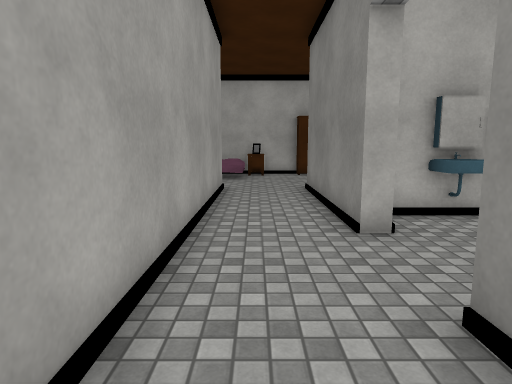
[1] (above)

19 first-person views from a walk through a 3-D level made in the Unity game engine. The camera is 1.5 m above the floor, tilts 8° down and sees 75° across. The floor is counted in squares, 1 m on a side. Each view is taken from the middle of a square. On the plan, view 1 faces up. The plan holds only what a view shows up to about 15 squares ahead; the rest is blank. The place goes on beyond the plan. The player character is not drawn. Some surface patterns are stand-ins.

[2]
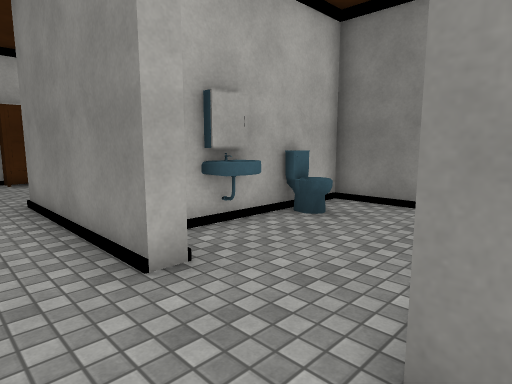

[3]
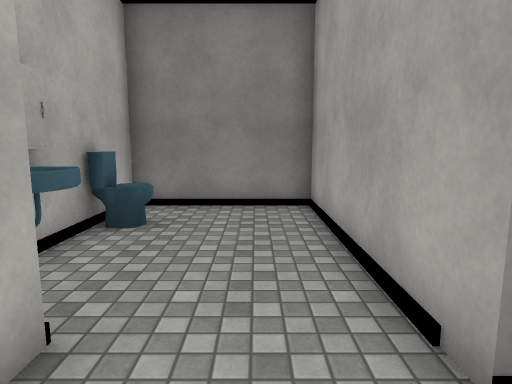

[4]
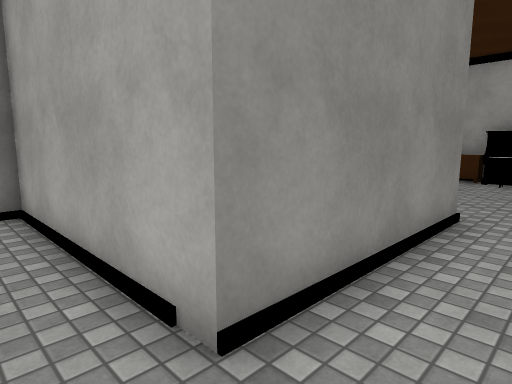

[5]
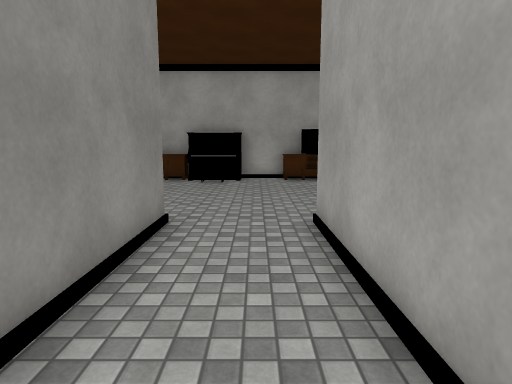

[6]
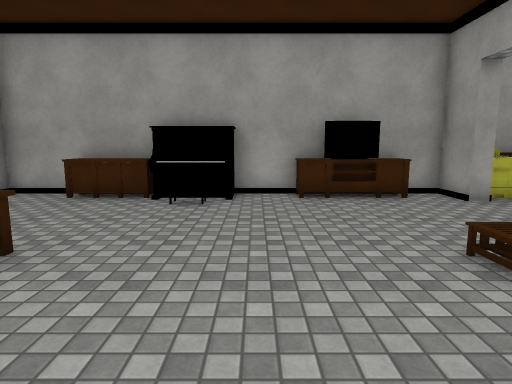

[7]
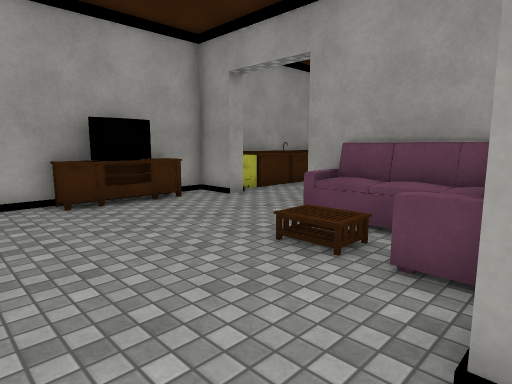

[8]
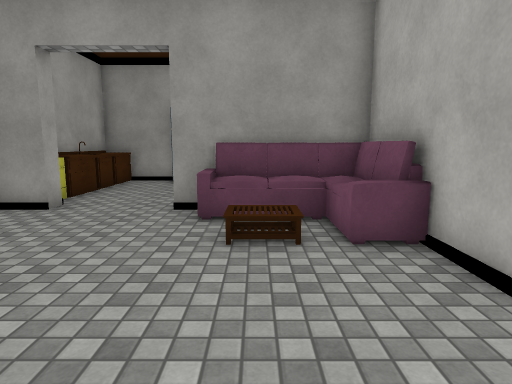

[9]
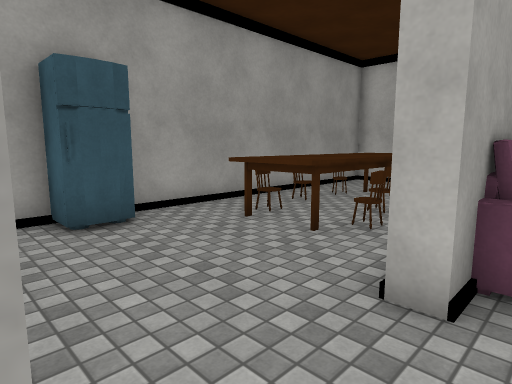

[10]
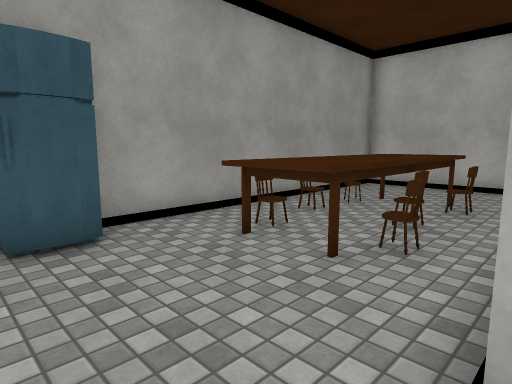

[11]
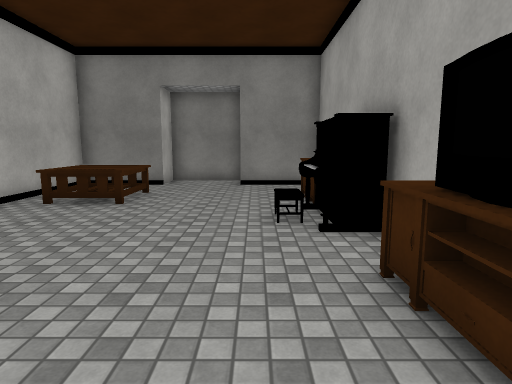

[12]
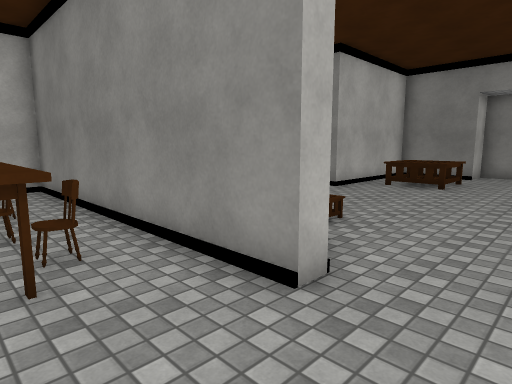

[13]
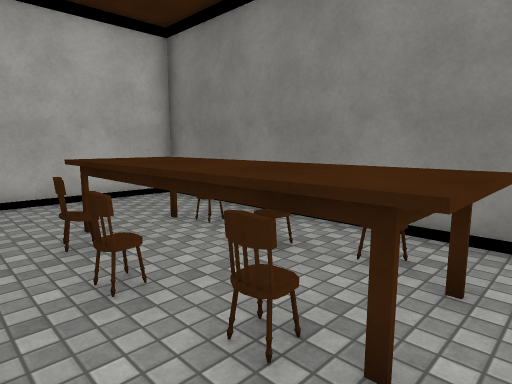

[14]
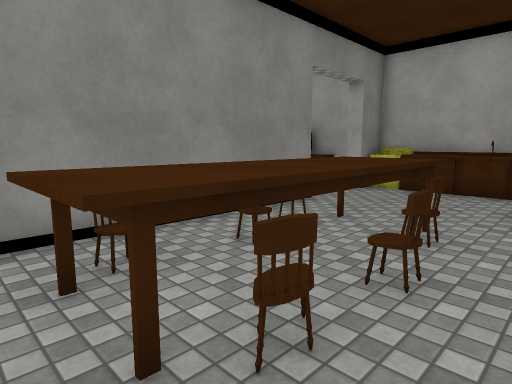

[15]
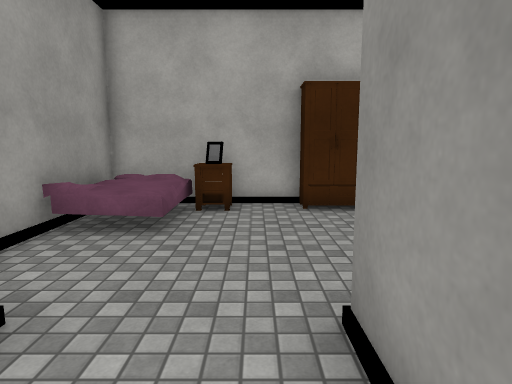

[16]
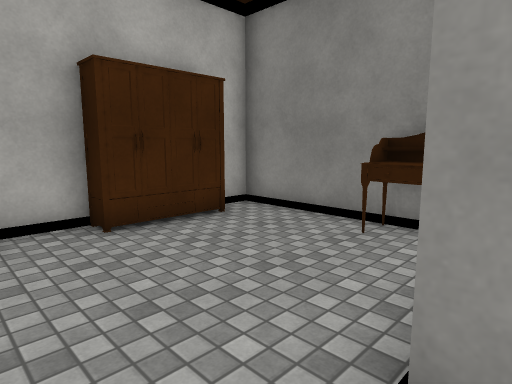

[17]
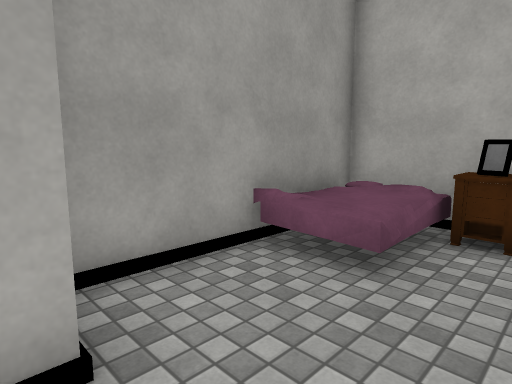

[18]
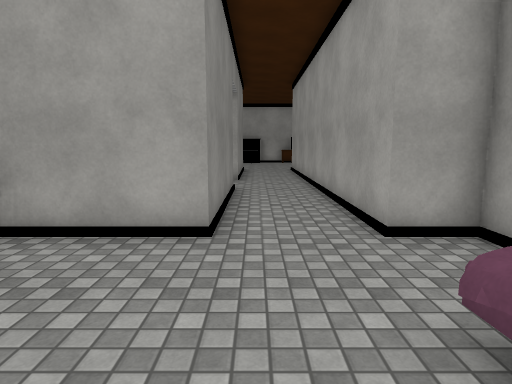

[19]
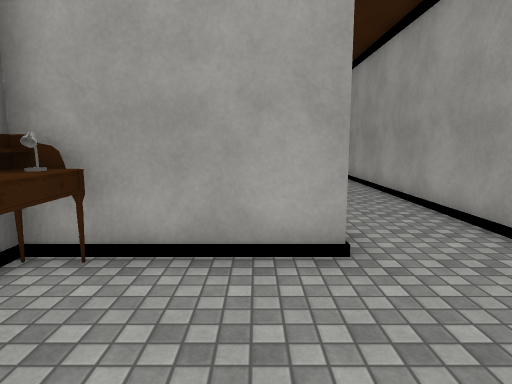

### Floor plan
Key: @ floor where view 1 was taken; # wall or solid block; . floor; / step, stairs or slope; B bed; P piano; T TV; S sofa; O other object.
Columns run from 13 left of view 1 to 9 right of it. Each row starts with its distance up from view 1.
 18           ######   #
 17           #BBO.OOOO#
 16           BBB......#
 15           BBB......#
 14           #........#
 13           #.......OO
 12           #.......O#
 11           ###..#####
 10             #..#
  9             #..#
  8             #..#
  7             #..##O#O###
  6             #..#...O..#
  5             #.........#
  4             #.........#
  3 ########    #.........#
  2 #/.....#    #..########
  1 #/.....#    #..#
  0 #/.....#    #@.#
 -1 #/.OOO.#    #..#
 -2 #/.OOO.#    #..#
 -3 #/.OOO.#SSS##..#######
 -4 #//OOO.SSSS........  #
 -5 #/.OOO.SS........OO  #
 -6 #/.OOO.SS.O......OO..##
 -7 #/.....SS.............#
 -8 ##....................#
 -9 ##O...................#
-10 #....................##
-11 #......#......PPP....#
-12  OOOOOOO.TTTT.P POO..#
-13    #    #    #  ######

Where each view was taken, in squares from view 1:
view 1: 0 up, 0 right, facing up
view 2: 2 up, 0 right, facing up-right
view 3: 4 up, 0 right, facing right
view 4: 4 up, 0 right, facing down-right
view 5: 3 up, 0 right, facing down
view 6: 2 down, 0 right, facing down
view 7: 3 down, 1 right, facing down-left
view 8: 6 down, 2 right, facing left
view 9: 11 down, 5 left, facing up-left
view 10: 10 down, 6 left, facing up-left
view 11: 10 down, 5 left, facing right
view 12: 10 down, 9 left, facing up-right
view 13: 7 down, 12 left, facing up-right
view 14: 0 up, 12 left, facing down-right
view 15: 9 up, 1 right, facing up
view 16: 11 up, 0 right, facing up-right
view 17: 11 up, 1 right, facing up-left
view 18: 17 up, 1 right, facing down
view 19: 16 up, 3 right, facing down
